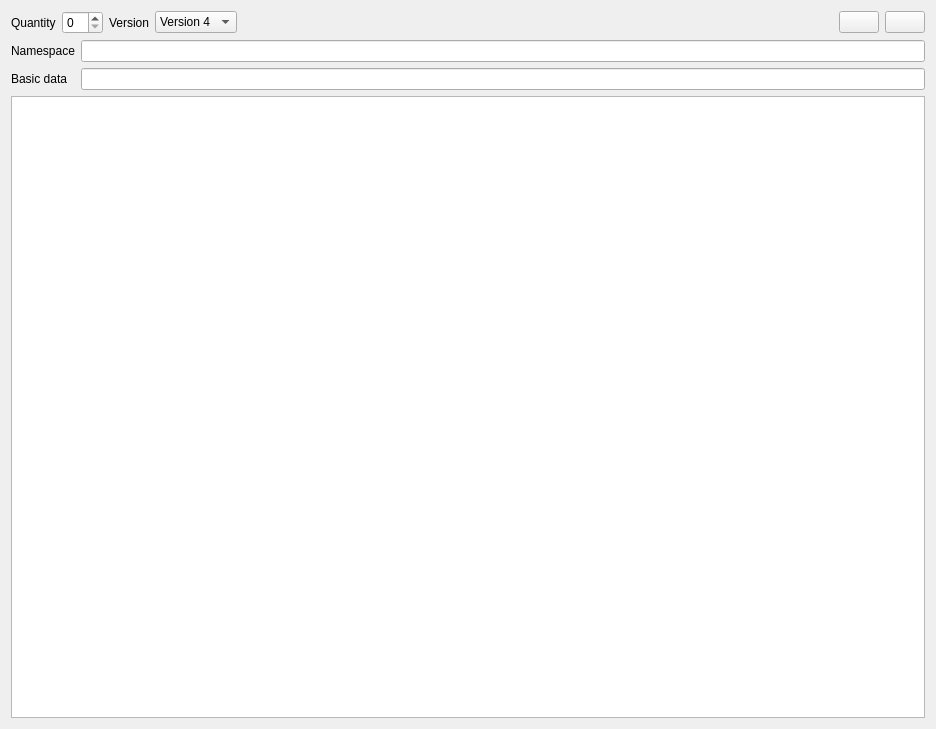
<?xml version="1.0" encoding="UTF-8"?>
<ui version="4.0">
 <class>UUIDGeneratorWidget</class>
 <widget class="QWidget" name="UUIDGeneratorWidget">
  <property name="geometry">
   <rect>
    <x>0</x>
    <y>0</y>
    <width>936</width>
    <height>729</height>
   </rect>
  </property>
  <property name="windowTitle">
   <string>Form</string>
  </property>
  <property name="locale">
   <locale language="English" country="UnitedStates"/>
  </property>
  <layout class="QVBoxLayout" name="verticalLayout">
   <item>
    <layout class="QHBoxLayout" name="horizontalLayout">
     <item>
      <widget class="QLabel" name="label">
       <property name="text">
        <string>Quantity</string>
       </property>
      </widget>
     </item>
     <item>
      <widget class="QSpinBox" name="spinBox"/>
     </item>
     <item>
      <widget class="QLabel" name="label_2">
       <property name="text">
        <string>Version</string>
       </property>
      </widget>
     </item>
     <item>
      <widget class="QComboBox" name="comboBox">
       <item>
        <property name="text">
         <string>Version 4</string>
        </property>
       </item>
       <item>
        <property name="text">
         <string>Version 3</string>
        </property>
       </item>
       <item>
        <property name="text">
         <string>Version 5</string>
        </property>
       </item>
      </widget>
     </item>
     <item>
      <spacer name="horizontalSpacer">
       <property name="orientation">
        <enum>Qt::Orientation::Horizontal</enum>
       </property>
       <property name="sizeHint" stdset="0">
        <size>
         <width>40</width>
         <height>20</height>
        </size>
       </property>
      </spacer>
     </item>
     <item>
      <widget class="QPushButton" name="copyButton">
       <property name="toolTip">
        <string>Copy</string>
       </property>
       <property name="text">
        <string/>
       </property>
       <property name="icon">
        <iconset theme="QIcon::ThemeIcon::EditCopy"/>
       </property>
      </widget>
     </item>
     <item>
      <widget class="QPushButton" name="regenerateButton">
       <property name="toolTip">
        <string>Generate new</string>
       </property>
       <property name="text">
        <string/>
       </property>
       <property name="icon">
        <iconset theme="QIcon::ThemeIcon::ViewRefresh"/>
       </property>
      </widget>
     </item>
    </layout>
   </item>
   <item>
    <layout class="QFormLayout" name="formLayout">
     <item row="0" column="0">
      <widget class="QLabel" name="namespaceLabel">
       <property name="text">
        <string>Namespace</string>
       </property>
      </widget>
     </item>
     <item row="0" column="1">
      <widget class="QLineEdit" name="namespaceLineEdit"/>
     </item>
     <item row="1" column="0">
      <widget class="QLabel" name="dataLabel">
       <property name="text">
        <string>Basic data</string>
       </property>
      </widget>
     </item>
     <item row="1" column="1">
      <widget class="QLineEdit" name="dataLineEdit"/>
     </item>
    </layout>
   </item>
   <item>
    <widget class="QPlainTextEdit" name="plainTextEdit">
     <property name="readOnly">
      <bool>true</bool>
     </property>
    </widget>
   </item>
  </layout>
 </widget>
 <resources/>
 <connections/>
</ui>
